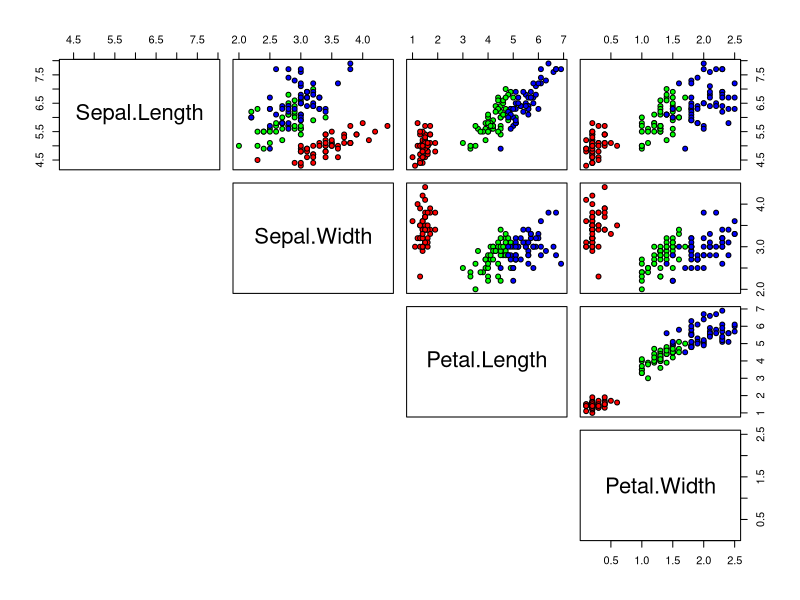

Generate this figure with R: (Note: this script raises an error after producing the figure.)
## Biblioteca com a função discriminante linear de Fisher
library(MASS)
## Dados (?iris apresenta informações sobre o conjunto de dados)
dados <- iris
names(dados)
cat("\n Tamanho da amostra:", n<- length(dados$Species))
summary(dados)
##Graficos e dispersão
cores<-rainbow(length(levels(dados[, "Species"])))
pairs(dados[, -5], pch = 21, bg = cores[dados$Species], lower.panel = NULL)

##Análise discriminante
# Primeiro modelo validação cruzada
m1 <- lda(dados[, 5], dados$Species, CV = TRUE)

# components de m1
names(m1)

# Segundo modelo (ressubstituição)
m2 <- lda(Species ~ Sepal.Length + Sepal.Width + Petal.Length + Petal.Width,
          data = dados)
# Componentes de m2
names(m2)

# Matriz de confusão (validação cruzada)
tabela1 <- xtabs(~ m1$class + Species, data = dados)
cat("\n Matriz de confusão (com validação cruzada):")
tabela1

cat("\n Acerto (%) = \n", levels(dados[, "Species"]), "\n",
    diag(tabela1) / colSums(tabela1) * 100)

cat("\n Acerto global (%) =", sum(diag(tabela1)) / n * 100)


# Matriz de confusão (ressubstituição)
m2class <- predict(m2, dados)$class
tabela2 <- xtabs(~ m2class + Species, data = dados)
cat("\n Matriz de confusão (com ressubstituição):")
tabela2
cat("\n Acerto (%) = \n", levels(dados[, "Species"]), "\n",
    diag(tabela2) / colSums(tabela2) * 100)

cat("\n Acerto global (%) =", sum(diag(tabela2)) / n * 100)

cat("\n Funções discriminantes: \n")
coef(m2)

cat("\n Razão dos desvios padrão entre e intragrupos para cada FD =")
m2$svd

# Escores das observações
FD <- as.matrix(dados[, -5]) %*% coef(m2)
dim(FD)

# Centróides dos grupos e escores dos centróides
m2$means

(FDb <- m2$means %*% coef(m2))

# Gráfic de pontos de FD1
stripchart(FD[, 1] ~ Species, pch = 20, xlab = "Função discriminante 1",
           ylab = "Espécie", col = cores, method = "stack", data = dados)
points(FDb[, 1], (1:length(m2$lev)) + 0.05, pch = 13, col = cores, cex = 1.5)

# Histograma de FD1
ldahist(FD[, 1], dados$Species)

# Histograma de FD2
ldahist(FD[, 2], dados$Species, col = "red")

# Gráfico de dispersão de FD1 e FD2
plot(FD[, 1], FD[, 2], pch = 20, col = cores[dados$Species],
     xlab = "Função discriminante 1", ylab = "Função discriminante 2")
points(FDb[, 1], FDb[, 2], pch = 13, col = cores, cex = 1.5)
text(FDb[, 1], FDb[, 2], m2$lev)

help(lda)